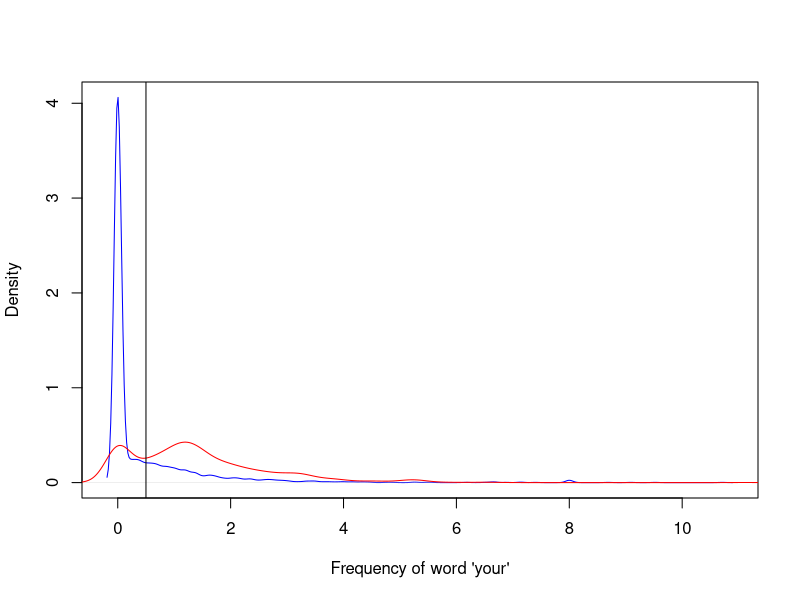

The R source for this figure:
# Data set from  http://www.ics.uci.edu/~mlearn/MLRepository.html
library("kernlab")
library("stats")
data(spam)
#View(head(spam)) #show dataset
#plot data with x -axis with frequency of word 'your' appear in email and y-axis as density of word appears in all emails
plot(density(spam$your[spam$type=="nonspam"]), col="blue",main="",xlab="Frequency of word 'your'")
lines(density(spam$your[spam$type=="spam"]),col="red")
#Now find a threshold value, if that exceeds we mark it as spam
#Here selecting threshold as 0.5
abline(v=0.5,col="black")
#build simple prediction model for threshold
prediction<-ifelse(spam$your>0.5,"spam","nonspam")
#generating confusion matrix spam and nonspam data prediction
table(prediction, spam$type)/length(spam$type)
